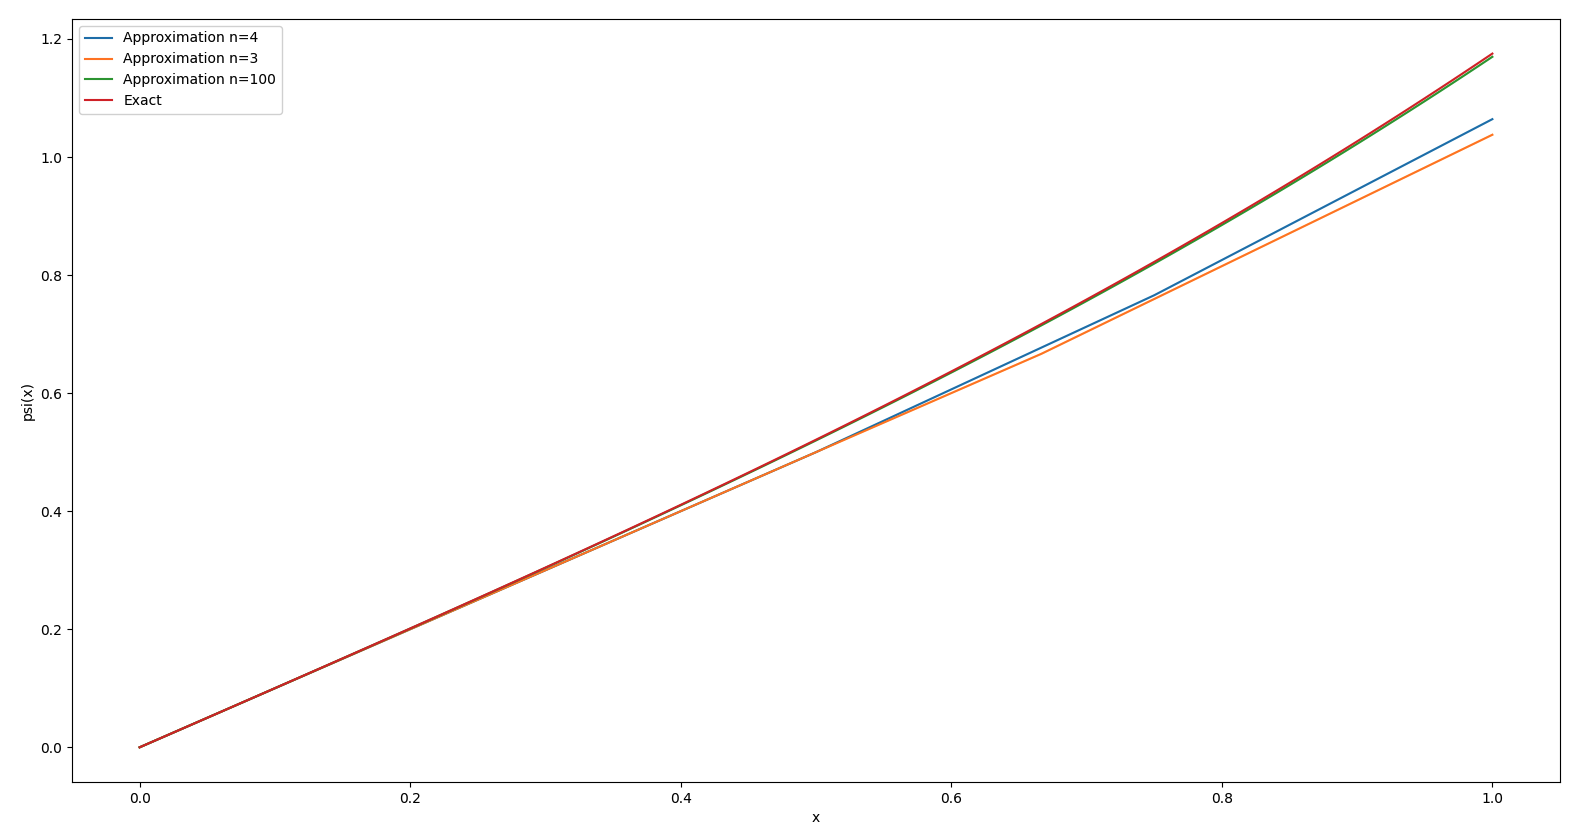

Here is the Python script that generated this plot:
import matplotlib.pyplot as plt
import matplotlib.cm as cm
import numpy as np
import math

def psi_prime_prime_fn(x):
    return ((math.e**x) - (math.e**(-x)))/2

def psi_prime_fn(i, psi_prime, x_range, delta_x):
    return psi_prime[i] + (psi_prime_prime_fn(x_range[i]) * delta_x)

def psi_fn(i, psi, psi_prime, delta_x):
    return psi[i] + (psi_prime[i] * delta_x)

def compute_psi(n):
    delta_x = 1/n
    x_range = np.arange(0, 1 + delta_x, delta_x)

    psi_prime = [1 for i in range(len(x_range))]
    psi = [0 for i in range(len(x_range))]
    for i in range(len(x_range) - 1):
        psi[i + 1] = psi_fn(i, psi, psi_prime, delta_x)
        psi_prime[i + 1] = psi_prime_fn(i, psi_prime, x_range, delta_x)
    print(psi[-1])
    return psi, x_range

def main():
    psi, x_range = compute_psi(n=4)
    plt.plot(x_range, psi, label="Approximation n=4")
    psi, x_range = compute_psi(n=3)
    plt.plot(x_range, psi, label="Approximation n=3")
    psi, x_range = compute_psi(n=100)
    plt.plot(x_range, psi, label="Approximation n=100")

    exact_psi = [psi_prime_prime_fn(x) for x in x_range]
    plt.plot(x_range, exact_psi, label="Exact")
    plt.xlabel("x")
    plt.ylabel("psi(x)")
    plt.legend()
    plt.show()


if __name__ == "__main__":
    main()
